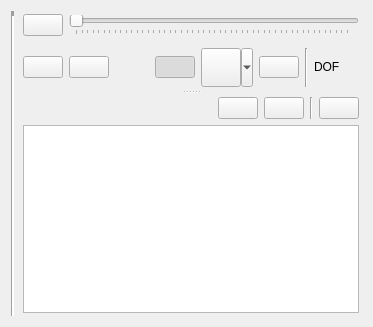
      <widget class="QWidget" name="horizontalLayoutWidget">
       <layout class="QHBoxLayout" name="right_layout">
        <item>
         <widget class="Line" name="middle_line">
          <property name="lineWidth">
           <number>5</number>
          </property>
          <property name="orientation">
           <enum>Qt::Vertical</enum>
          </property>
         </widget>
        </item>
        <item>
         <widget class="QSplitter" name="canvas_splitter">
          <property name="orientation">
           <enum>Qt::Vertical</enum>
          </property>
          <widget class="QWidget" name="verticalLayoutWidget">
           <layout class="QVBoxLayout" name="canvas_layout">
            <item>
             <widget class="QWidget" name="zoom_widget" native="true">
              <property name="maximumSize">
               <size>
                <width>16777215</width>
                <height>50</height>
               </size>
              </property>
              <layout class="QHBoxLayout" name="horizontalLayout">
               <property name="leftMargin">
                <number>3</number>
               </property>
               <property name="topMargin">
                <number>3</number>
               </property>
               <property name="rightMargin">
                <number>3</number>
               </property>
               <property name="bottomMargin">
                <number>3</number>
               </property>
               <item>
                <widget class="QPushButton" name="zoom_cus_btn">
                 <property name="sizePolicy">
                  <sizepolicy hsizetype="Fixed" vsizetype="Fixed">
                   <horstretch>0</horstretch>
                   <verstretch>0</verstretch>
                  </sizepolicy>
                 </property>
                 <property name="statusTip">
                  <string>Customize zooming.</string>
                 </property>
                 <property name="icon">
                  <iconset>
                   <normaloff>icons:example.png</normaloff>icons:example.png</iconset>
                 </property>
                 <property name="iconSize">
                  <size>
                   <width>32</width>
                   <height>32</height>
                  </size>
                 </property>
                </widget>
               </item>
               <item>
                <widget class="QSlider" name="zoom_bar">
                 <property name="statusTip">
                  <string>Adjust the slider to change demo size.</string>
                 </property>
                 <property name="minimum">
                  <number>50</number>
                 </property>
                 <property name="maximum">
                  <number>10000</number>
                 </property>
                 <property name="singleStep">
                  <number>50</number>
                 </property>
                 <property name="pageStep">
                  <number>50</number>
                 </property>
                 <property name="sliderPosition">
                  <number>50</number>
                 </property>
                 <property name="orientation">
                  <enum>Qt::Horizontal</enum>
                 </property>
                 <property name="invertedControls">
                  <bool>false</bool>
                 </property>
                 <property name="tickPosition">
                  <enum>QSlider::TicksBelow</enum>
                 </property>
                 <property name="tickInterval">
                  <number>200</number>
                 </property>
                </widget>
               </item>
              </layout>
             </widget>
            </item>
            <item>
             <widget class="QWidget" name="nav_toolbar" native="true">
              <property name="maximumSize">
               <size>
                <width>16777215</width>
                <height>50</height>
               </size>
              </property>
              <layout class="QHBoxLayout" name="nav_layout">
               <property name="leftMargin">
                <number>3</number>
               </property>
               <property name="topMargin">
                <number>3</number>
               </property>
               <property name="rightMargin">
                <number>3</number>
               </property>
               <property name="bottomMargin">
                <number>3</number>
               </property>
               <item>
                <widget class="QPushButton" name="zoom_btn">
                 <property name="sizePolicy">
                  <sizepolicy hsizetype="Fixed" vsizetype="Fixed">
                   <horstretch>0</horstretch>
                   <verstretch>0</verstretch>
                  </sizepolicy>
                 </property>
                 <property name="statusTip">
                  <string>Show zooming settings.</string>
                 </property>
                 <property name="icon">
                  <iconset>
                   <normaloff>icons:fullscreen.png</normaloff>icons:fullscreen.png</iconset>
                 </property>
                 <property name="iconSize">
                  <size>
                   <width>32</width>
                   <height>32</height>
                  </size>
                 </property>
                 <property name="checkable">
                  <bool>true</bool>
                 </property>
                </widget>
               </item>
               <item>
                <widget class="QPushButton" name="reset_canvas_btn">
                 <property name="sizePolicy">
                  <sizepolicy hsizetype="Fixed" vsizetype="Fixed">
                   <horstretch>0</horstretch>
                   <verstretch>0</verstretch>
                  </sizepolicy>
                 </property>
                 <property name="statusTip">
                  <string>Zoom to fit.</string>
                 </property>
                 <property name="icon">
                  <iconset>
                   <normaloff>icons:aim.png</normaloff>icons:aim.png</iconset>
                 </property>
                 <property name="iconSize">
                  <size>
                   <width>32</width>
                   <height>32</height>
                  </size>
                 </property>
                </widget>
               </item>
               <item>
                <spacer name="horizontalSpacer">
                 <property name="orientation">
                  <enum>Qt::Horizontal</enum>
                 </property>
                 <property name="sizeHint" stdset="0">
                  <size>
                   <width>40</width>
                   <height>20</height>
                  </size>
                 </property>
                </spacer>
               </item>
               <item>
                <widget class="QPushButton" name="grid_mode_btn">
                 <property name="sizePolicy">
                  <sizepolicy hsizetype="Fixed" vsizetype="Fixed">
                   <horstretch>0</horstretch>
                   <verstretch>0</verstretch>
                  </sizepolicy>
                 </property>
                 <property name="statusTip">
                  <string>Grid mode: Snap the mouse when dragging.</string>
                 </property>
                 <property name="icon">
                  <iconset>
                   <normaloff>icons:grid.png</normaloff>icons:grid.png</iconset>
                 </property>
                 <property name="iconSize">
                  <size>
                   <width>32</width>
                   <height>32</height>
                  </size>
                 </property>
                 <property name="checkable">
                  <bool>true</bool>
                 </property>
                 <property name="checked">
                  <bool>true</bool>
                 </property>
                </widget>
               </item>
               <item>
                <widget class="QToolButton" name="alignment_btn">
                 <property name="sizePolicy">
                  <sizepolicy hsizetype="Fixed" vsizetype="Fixed">
                   <horstretch>0</horstretch>
                   <verstretch>0</verstretch>
                  </sizepolicy>
                 </property>
                 <property name="statusTip">
                  <string>Point alignment: Align the selected points with a value of x or y axis.</string>
                 </property>
                 <property name="icon">
                  <iconset>
                   <normaloff>icons:vertical_align.png</normaloff>icons:vertical_align.png</iconset>
                 </property>
                 <property name="iconSize">
                  <size>
                   <width>32</width>
                   <height>32</height>
                  </size>
                 </property>
                 <property name="popupMode">
                  <enum>QToolButton::MenuButtonPopup</enum>
                 </property>
                </widget>
               </item>
               <item>
                <widget class="QPushButton" name="free_move_btn">
                 <property name="sizePolicy">
                  <sizepolicy hsizetype="Fixed" vsizetype="Fixed">
                   <horstretch>0</horstretch>
                   <verstretch>0</verstretch>
                  </sizepolicy>
                 </property>
                 <property name="statusTip">
                  <string>Free mode: Allow selected point coordinates to be edited by dragging.</string>
                 </property>
                 <property name="icon">
                  <iconset>
                   <normaloff>icons:free_move_off.png</normaloff>icons:free_move_off.png</iconset>
                 </property>
                 <property name="iconSize">
                  <size>
                   <width>32</width>
                   <height>32</height>
                  </size>
                 </property>
                </widget>
               </item>
               <item>
                <widget class="Line" name="line_3">
                 <property name="orientation">
                  <enum>Qt::Vertical</enum>
                 </property>
                </widget>
               </item>
               <item>
                <widget class="QLabel" name="dof_lable">
                 <property name="sizePolicy">
                  <sizepolicy hsizetype="Fixed" vsizetype="Fixed">
                   <horstretch>0</horstretch>
                   <verstretch>0</verstretch>
                  </sizepolicy>
                 </property>
                 <property name="toolTip">
                  <string>Degree of Freedom</string>
                 </property>
                 <property name="text">
                  <string>DOF</string>
                 </property>
                </widget>
               </item>
               <item>
                <widget class="QLabel" name="dof_view">
                 <property name="sizePolicy">
                  <sizepolicy hsizetype="Fixed" vsizetype="Fixed">
                   <horstretch>0</horstretch>
                   <verstretch>0</verstretch>
                  </sizepolicy>
                 </property>
                 <property name="text">
                  <string/>
                 </property>
                </widget>
               </item>
               <item>
                <widget class="QLabel" name="conflict">
                 <property name="sizePolicy">
                  <sizepolicy hsizetype="Fixed" vsizetype="Fixed">
                   <horstretch>0</horstretch>
                   <verstretch>0</verstretch>
                  </sizepolicy>
                 </property>
                 <property name="statusTip">
                  <string>Show Conflict Guide tool tips.</string>
                 </property>
                 <property name="text">
                  <string>&lt;html&gt;&lt;head/&gt;&lt;body&gt;&lt;p&gt;&lt;img width='30' src=&quot;icons:conflict.png&quot;/&gt;&lt;/p&gt;&lt;/body&gt;&lt;/html&gt;</string>
                 </property>
                 <property name="textFormat">
                  <enum>Qt::RichText</enum>
                 </property>
                </widget>
               </item>
              </layout>
             </widget>
            </item>
           </layout>
          </widget>
          <widget class="QWidget" name="console_widget" native="true">
           <layout class="QVBoxLayout" name="verticalLayout_11">
            <property name="leftMargin">
             <number>3</number>
            </property>
            <property name="topMargin">
             <number>3</number>
            </property>
            <property name="rightMargin">
             <number>3</number>
            </property>
            <property name="bottomMargin">
             <number>3</number>
            </property>
            <item>
             <widget class="QWidget" name="console_toolbar" native="true">
              <layout class="QHBoxLayout" name="horizontalLayout_5">
               <property name="leftMargin">
                <number>0</number>
               </property>
               <property name="topMargin">
                <number>0</number>
               </property>
               <property name="rightMargin">
                <number>0</number>
               </property>
               <property name="bottomMargin">
                <number>0</number>
               </property>
               <item>
                <widget class="QLabel" name="label_3">
                 <property name="text">
                  <string>&lt;html&gt;&lt;head/&gt;&lt;body&gt;&lt;p&gt;&lt;img width='30' src=&quot;icons:konsole.png&quot;/&gt;&lt;/p&gt;&lt;/body&gt;&lt;/html&gt;</string>
                 </property>
                </widget>
               </item>
               <item>
                <spacer name="horizontalSpacer_2">
                 <property name="orientation">
                  <enum>Qt::Horizontal</enum>
                 </property>
                 <property name="sizeHint" stdset="0">
                  <size>
                   <width>40</width>
                   <height>20</height>
                  </size>
                 </property>
                </spacer>
               </item>
               <item>
                <widget class="QPushButton" name="console_disconnect_btn">
                 <property name="statusTip">
                  <string>Disconnect from GUI console.</string>
                 </property>
                 <property name="icon">
                  <iconset>
                   <normaloff>icons:disconnect.png</normaloff>icons:disconnect.png</iconset>
                 </property>
                </widget>
               </item>
               <item>
                <widget class="QPushButton" name="console_connect_btn">
                 <property name="statusTip">
                  <string>Connect to GUI console.</string>
                 </property>
                 <property name="icon">
                  <iconset>
                   <normaloff>icons:connect.png</normaloff>icons:connect.png</iconset>
                 </property>
                </widget>
               </item>
               <item>
                <widget class="Line" name="line_2">
                 <property name="orientation">
                  <enum>Qt::Vertical</enum>
                 </property>
                </widget>
               </item>
               <item>
                <widget class="QPushButton" name="clear_console">
                 <property name="statusTip">
                  <string>Clear GUI console.</string>
                 </property>
                 <property name="icon">
                  <iconset>
                   <normaloff>icons:clean.png</normaloff>icons:clean.png</iconset>
                 </property>
                </widget>
               </item>
              </layout>
             </widget>
            </item>
            <item>
             <widget class="QTextBrowser" name="console_widget_browser"/>
            </item>
           </layout>
          </widget>
         </widget>
        </item>
       </layout>
      </widget>
